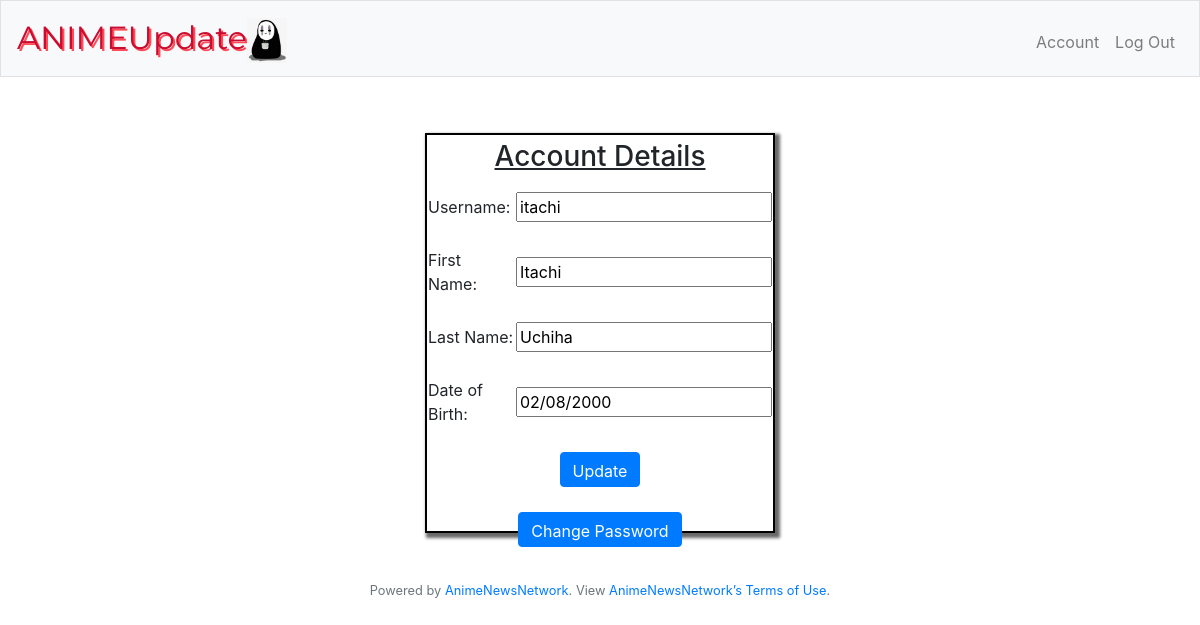
Screenshot of /account (signed in) with the database file from the repository.
### tables this page shows
CREATE TABLE "otaku" (id INTEGER NOT NULL  PRIMARY KEY, username TEXT, f_name TEXT, l_name TEXT, dob TEXT, hash TEXT);

### app.py (the view)
@app.route("/account", methods=["GET", "POST"])
@login_required
def account():
    user_info = db.execute("""SELECT username,f_name, l_name, dob
    FROM otaku WHERE id = :user_id""", user_id= session["user_id"])
    for user in user_info:
        info = user
    if request.method =="POST":
        if request.form.get("user_n") != info["username"] and request.form.get("user_n") != None and request.form.get("user_n"):
            db.execute("UPDATE otaku SET username =:update WHERE id = :user_id", user_id = session["user_id"], update = request.form.get("user_n"))
        if request.form.get("fname") != info["f_name"] and request.form.get("fname") != None and request.form.get("fname"):
            db.execute("UPDATE otaku SET f_name =:update WHERE id = :user_id", user_id = session["user_id"], update = request.form.get("fname"))
        if request.form.get("lname") != info["l_name"] and request.form.get("lname") != None and request.form.get("lname"):
            db.execute("UPDATE otaku SET l_name =:update WHERE id = :user_id", user_id = session["user_id"], update = request.form.get("lname"))
        if request.form.get("dateofbirth") != info["dob"] and request.form.get("dateofbirth") != None and request.form.get("dateofbirth"):
            db.execute("UPDATE otaku SET dob =:update WHERE id = :user_id", user_id = session["user_id"], update = request.form.get("dateofbirth"))
        return render_template("account.html", user = info)
    else:
        return render_template("account.html", user = info)

### added_code.py (called while the page is built)
def login_required(f):
    @wraps(f)
    def decorated_function(*args, **kwargs):
        if session.get("user_id") is None:
            return redirect("/login")
        return f(*args, **kwargs)
    return decorated_function

### app.py (called while the page is built)
@app.after_request
def after_request(response):
    response.headers["Cache-Control"] = "no-cache, no-store, must-revalidate"
    response.headers["Expires"] = 0
    response.headers["Pragma"] = "no-cache"
    return response

### templates/account.html (shortened to what this page needs)
{% extends "layout.html" %}
{% block main %}
    <div class = "account_box1">
        <div class = "account_box2">
            <h3 class="form_title">Account Details</h3>
            <form action= "/account" method= "post">
                <table class="account_form">
                    <tbody>
                        <tr>
                            <td class="col1"><lable>Username:</lable></td>
                            <td class="col2"><input  class="a_input" name ="user_n" placeholder= "{{user["username"]}}"  type="text"></td>
                        </tr>
                        <tr>
                            <td class="col1"><lable>First Name:</lable></td>
                            <td class="col2"><input autocomplete= "off" class="a_input" name ="fname" placeholder= "{{user["f_name"]}}" type="text"></td>
                        </tr>
                        <tr>
                            <td class="col1" ><lable>Last Name:</lable></td>
                            <td class="col2" ><input autocomplete= "off" class="a_input" name ="lname" placeholder= "{{user["l_name"]}}" type="text"></td>
                        </tr>
                        <tr>
                            <td class="col1"><lable>Date of Birth:</lable></td>
                            <td class="col2"><input autocomplete= "off" class="a_input" name ="dateofbirth" placeholder= "{{user["dob"]}}" type="text"></td>
                        </tr>
                        <tr>
                            <td colspan="2"><button class="btn btn-primary" type="submit">Update</button></td>
                        </tr>
                    </tbody>
                </table>
            </form>
            <a href="/password"><button class="btn btn-primary">Change Password</button></a>
        </div>
    </div>
{% endblock %}

### static/style.css (style rules this page uses)
main button { background-color:#ff4b58; height: 35px; }
main h3 { margin-right: auto; margin-left: auto; }
main table { margin-right: auto; margin-left: auto; }
table tr { padding-top: 3.2rem; }
table td { padding-bottom:25px ; }
main .account_box1 { display: block; height: 400px; }
main .account_box2 { margin-right: auto; margin-left:auto; border: 2px double black; box-shadow: 3px 3px 3px 2px #686868; width: 350px; height: 100%; }
main .account_form .col1 { text-align: left; }
main .col2 ::placeholder { color: black; }
main .form_title { text-decoration: underline; padding-top: 5px; padding-bottom: 10px; }

### rows the page displays
otaku: user_n "itachi", fname "Itachi", lname "Uchiha", dateofbirth "02/08/2000"
